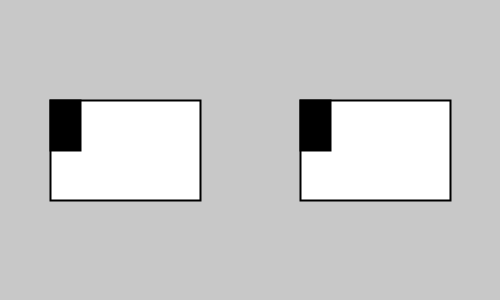
Frame 1 (no input)
Frame 60 (the mouse pressed at the canvas centre just before this capture): identical to frame 1, image omitted
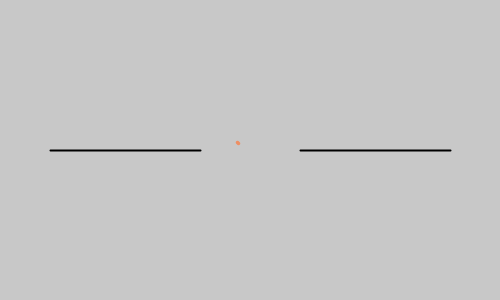
Frame 120 (the mouse held since frame 60 and released just before this capture)

The Processing sketch that drew these frames (run headless with seeded random() and noise(); from frame 60 on, the mouse is pressed at the canvas centre):

// Processing sketch: processing_13421
// ── processing_13421.pde

int pupilwidth = 30;
int pupilheight = 50;
float x = 0.0;
float y = 0.0;
float ease = 0.05;
float px;
float py;

void setup () {
  size (500,300);
  rectMode (CENTER);
  noCursor ();
}


void draw () {
  background (200);
  
//white
  fill (255);
  stroke (0);
  strokeWeight (2);
  rect (125,150, 150,100);
  rect (375,150, 150,100);

  float targetX = mouseX;
  float targetY = mouseY;
  x += (targetX - x) * ease;
  y += (targetY - y) * ease;


  float constrainX1 = constrain (x, 50+(pupilwidth/2),200-(pupilwidth/2));
  float constrainY1 = constrain (y, 100+(pupilheight/2),200-(pupilheight/2));
  float constrainX2 = constrain (x, 300+(pupilwidth/2),450-(pupilwidth/2));
  float constrainY2 = constrain (y, 100+(pupilheight/2),200-(pupilheight/2));
  
//pupils
  fill (0);
  rect (constrainX1,constrainY1, pupilwidth,pupilheight);
  rect (constrainX2,constrainY2, pupilwidth,pupilheight);
  
//blink
  if (mousePressed) {
    if (mouseButton == LEFT) {
      fill (200);
      noStroke ();
      rect (125,150, 250,300);
      stroke (0);
      line (50,150, 200,150);
    } 
    else if (mouseButton == RIGHT) {
      fill (200);
      noStroke ();
      rect (375,150, 250,300);
      stroke (0);
      line (300,150, 450,150);
    }
    else {
      fill (200);
      background (200);
      stroke (0);
      line (50,150, 200,150);
      line (300,150, 450,150);
    }
  }
  
//pen
  stroke (x,y,100);
  float weight = dist (x,y, px,py);
  strokeWeight (weight*5);
  line (x,y, px,py);
  py = y;
  px = x;  
}
